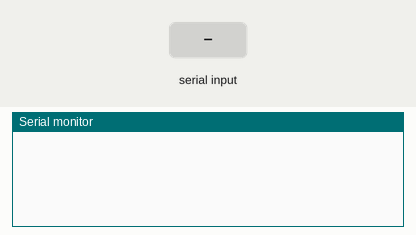
Simulated run of this sketch. Board: Arduino Uno, built with avr-gcc and run on an emulated ATmega328P. On the bench: the last lines printed to the serial monitor. Inputs (shaded band) come from the test bench.

Above: at 1.2 s.
1.3 s: "90,45\n" received over Serial
At 3.5 s:
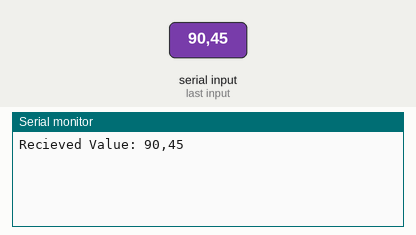
3.8 s: "5\n" received over Serial
At 5.5 s:
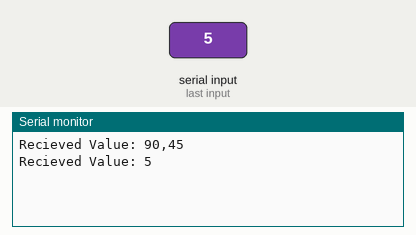

The sketch:

arduinowork.ino
```cpp
const int vibrating_fb_pin = 8;

void setup(){
    Serial.begin(9600);
}

void loop(){
    if (Serial.available() > 0){
        String input = Serial.readString();
        Serial.print("Recieved Value: ");
        Serial.println(input);
        int ival = input.toInt();

        // Activate user
        vibration_fb(ival);
        // matrixled_fb(ival);
    }
}

void vibration_fb(double distance){
    digitalWrite(vibrating_fb_pin, HIGH);
    delay((int)(1/distance));
    digitalWrite(vibrating_fb_pin, LOW);
    delay((int)(1/distance));
}

// void matrixled_fb(double distance){

// }
```

Measured:
- after the input at 1.3 s, the serial monitor: prints a new line after 1.0 s (image 1)
- after the input at 3.8 s, the serial monitor: prints a new line after 1.0 s (image 2)
